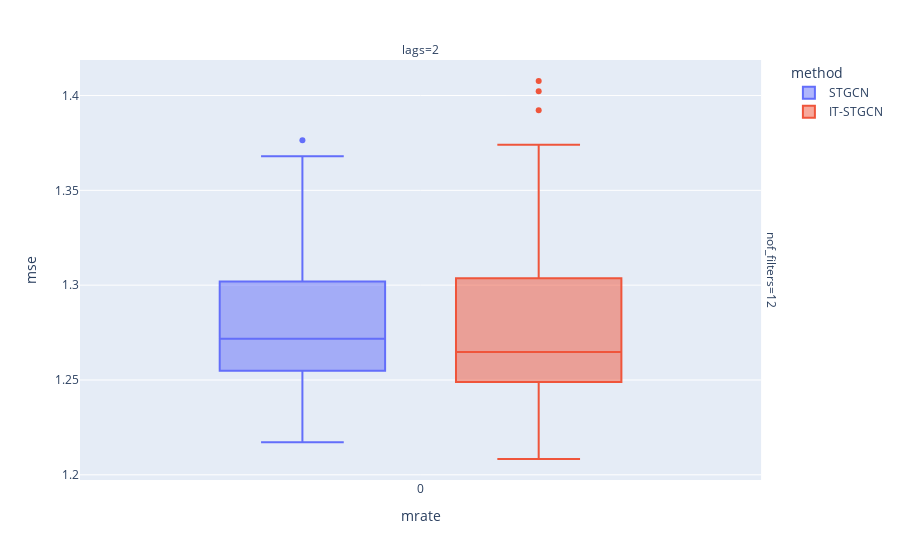

The cell this chart's notebook holds for it:
### Markdown cell above
## Baseline

### Code cell
data.query("method!='GNAR' and mrate==0").plot.box(backend='plotly',x='mrate',color='method',y='mse',facet_col='lags',facet_row='nof_filters',height=600)

### Figure 1 — Plotly figure (JSON) as saved in the notebook; plotly's stock layout.template omitted (floating-point values rounded to 4 significant figures)
{"data": [{"alignmentgroup": "True", "hovertemplate": "method=STGCN<br>nof_filters=12<br>lags=2<br>mrate=%{x}<br>mse=%{y}<extra></extra>", "legendgroup": "STGCN", "marker": {"color": "#636efa"}, "name": "STGCN", "notched": false, "offsetgroup": "STGCN", "orientation": "v", "showlegend": true, "type": "box", "x": [0, 0, 0, 0, 0, 0, 0, 0, 0, 0, 0, 0, 0, 0, 0, 0, 0, 0, 0, 0, 0, 0, 0, 0, 0, 0, 0, 0, 0, 0, 0, 0, 0, 0, 0, 0, 0, 0, 0, 0, 0, 0, 0, 0, 0, 0, 0, 0, 0, 0, 0, 0, 0, 0, 0, 0, 0, 0, 0, 0], "x0": " ", "xaxis": "x", "y": [1.266, 1.268, 1.279, 1.28, 1.265, 1.295, 1.289, 1.247, 1.274, 1.255, 1.314, 1.368, 1.236, 1.22, 1.276, 1.348, 1.323, 1.264, 1.255, 1.28, 1.347, 1.255, 1.28, 1.217, 1.311, 1.284, 1.283, 1.222, 1.305, 1.376, 1.259, 1.227, 1.28, 1.269, 1.282, 1.262, 1.284, 1.351, 1.269, 1.303, 1.257, 1.227, 1.247, 1.315, 1.301, 1.303, 1.252, 1.248, 1.235, 1.234, 1.304, 1.254, 1.257, 1.31, 1.256, 1.238, 1.26, 1.32, 1.264, 1.282], "y0": " ", "yaxis": "y"}, {"alignmentgroup": "True", "hovertemplate": "method=IT-STGCN<br>nof_filters=12<br>lags=2<br>mrate=%{x}<br>mse=%{y}<extra></extra>", "legendgroup": "IT-STGCN", "marker": {"color": "#EF553B"}, "name": "IT-STGCN", "notched": false, "offsetgroup": "IT-STGCN", "orientation": "v", "showlegend": true, "type": "box", "x": [0, 0, 0, 0, 0, 0, 0, 0, 0, 0, 0, 0, 0, 0, 0, 0, 0, 0, 0, 0, 0, 0, 0, 0, 0, 0, 0, 0, 0, 0, 0, 0, 0, 0, 0, 0, 0, 0, 0, 0, 0, 0, 0, 0, 0, 0, 0, 0, 0, 0, 0, 0, 0, 0, 0, 0, 0, 0, 0, 0], "x0": " ", "xaxis": "x", "y": [1.304, 1.25, 1.238, 1.29, 1.256, 1.286, 1.374, 1.301, 1.256, 1.25, 1.208, 1.274, 1.235, 1.321, 1.245, 1.314, 1.361, 1.251, 1.241, 1.402, 1.266, 1.246, 1.313, 1.261, 1.392, 1.277, 1.249, 1.408, 1.28, 1.292, 1.34, 1.244, 1.354, 1.265, 1.334, 1.242, 1.26, 1.238, 1.246, 1.326, 1.265, 1.296, 1.264, 1.239, 1.28, 1.219, 1.238, 1.251, 1.335, 1.255, 1.23, 1.301, 1.313, 1.26, 1.267, 1.254, 1.265, 1.249, 1.264, 1.304], "y0": " ", "yaxis": "y"}], "layout": {"annotations": [{"font": {}, "showarrow": false, "text": "lags=2", "x": 0.49, "xanchor": "center", "xref": "paper", "y": 1, "yanchor": "bottom", "yref": "paper"}, {"font": {}, "showarrow": false, "text": "nof_filters=12", "textangle": 90, "x": 0.98, "xanchor": "left", "xref": "paper", "y": 0.5, "yanchor": "middle", "yref": "paper"}], "autosize": true, "boxmode": "group", "legend": {"title": {"text": "method"}, "tracegroupgap": 0}, "margin": {"t": 60}, "xaxis": {"anchor": "y", "autorange": true, "domain": [0, 0.98], "range": [-0.5018, 0.5018], "title": {"text": "mrate"}, "type": "linear"}, "yaxis": {"anchor": "x", "autorange": true, "domain": [0, 1], "range": [1.197, 1.419], "title": {"text": "mse"}, "type": "linear"}}}
